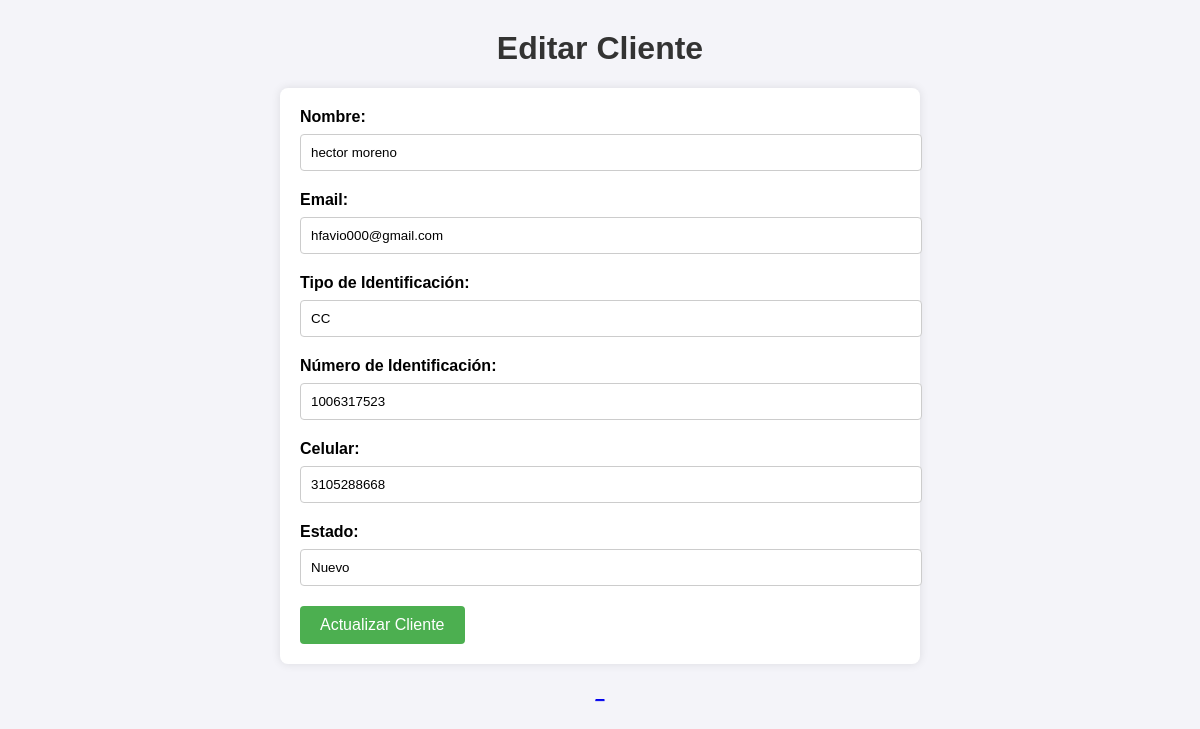
The app's page /editar_cliente/2, older data.
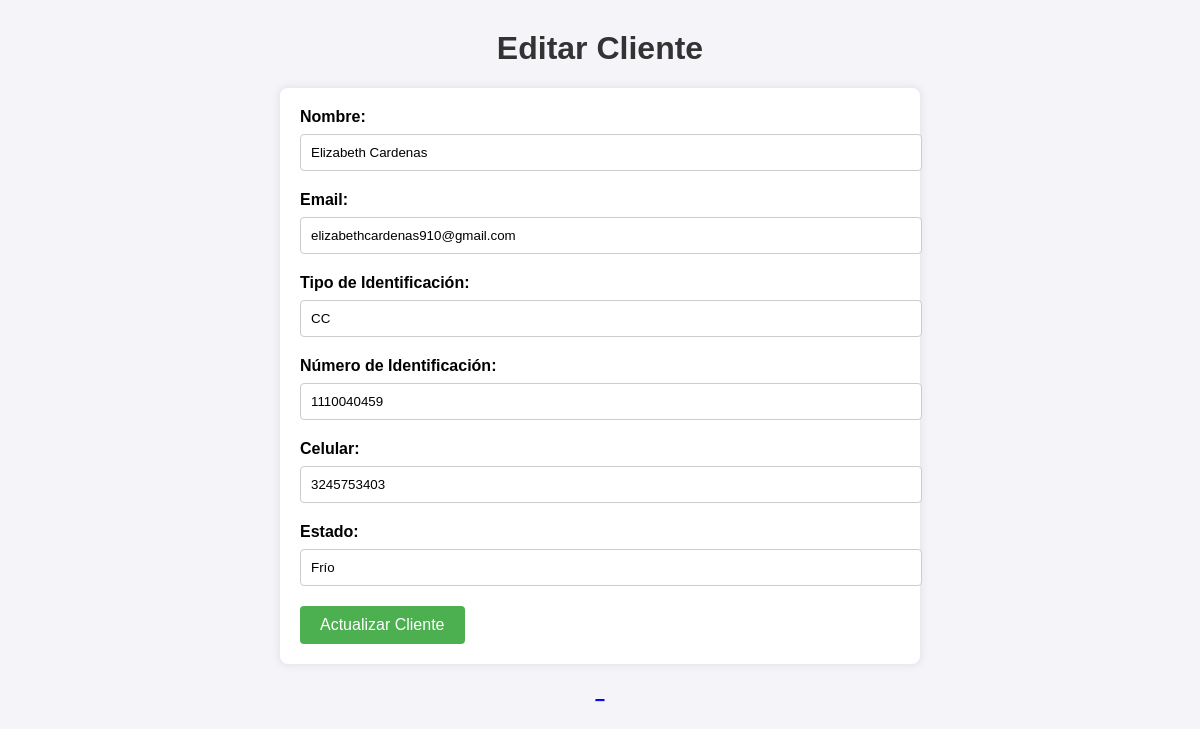
The same page, newer data.
### app.py (models this page shows)
class Cliente(db.Model):
    id = db.Column(db.Integer, primary_key=True)
    nombre = db.Column(db.String(100), nullable=False)
    email = db.Column(db.String(100), unique=True, nullable=False)
    tipo_identificacion = db.Column(db.String(50), nullable=False)
    numero_identificacion = db.Column(db.String(50), unique=True, nullable=False)
    celular = db.Column(db.String(20), nullable=False)
    estado = db.Column(db.String(50), nullable=True, default='Nuevo')
    tareas = db.relationship('Tarea', backref='cliente', lazy=True)

### app.py (the view, shortened to what this page needs)
@app.route('/editar_cliente/<int:cliente_id>', methods=['GET', 'POST'])
def editar_cliente(cliente_id):
    cliente = Cliente.query.get_or_404(cliente_id)
    return render_template('editar_cliente.html', cliente=cliente)

### templates/editar_cliente.html (shortened to what this page needs)
<!DOCTYPE html>
<html lang="es">
<head>
</head>
<body>
    <h1>Editar Cliente</h1>
    <form method="POST">
        <label for="nombre">Nombre:</label>
        <input type="text" id="nombre" name="nombre" value="{{ cliente.nombre }}" required>
        <label for="email">Email:</label>
        <input type="email" id="email" name="email" value="{{ cliente.email }}" required>
        <label for="tipo_identificacion">Tipo de Identificación:</label>
        <input type="text" id="tipo_identificacion" name="tipo_identificacion" value="{{ cliente.tipo_identificacion }}" required>
        <label for="numero_identificacion">Número de Identificación:</label>
        <input type="text" id="numero_identificacion" name="numero_identificacion" value="{{ cliente.numero_identificacion }}" required>
        <label for="celular">Celular:</label>
        <input type="text" id="celular" name="celular" value="{{ cliente.celular }}" required>
        <label for="estado">Estado:</label>
        <input type="text" id="estado" name="estado" value="{{ cliente.estado }}">
        <button type="submit">Actualizar Cliente</button>
    </form>
    <div class="link-container">
        <a href="{{ url_for('index') }}" class="button">_

### templates/editar_cliente.html (style rules this page uses)
body { font-family: Arial, sans-serif; background-color: #f4f4f9; margin: 0; padding: 0; }
h1 { text-align: center; color: #333; margin-top: 30px; }
form { width: 80%; max-width: 600px; margin: 20px auto; padding: 20px; background-color: #ffffff; border-radius: 8px; box-shadow: 0 0 10px rgba(0, 0, 0, 0.1); }
label { font-weight: bold; display: block; margin-bottom: 8px; }
input[type="text"], input[type="email"] { width: 100%; padding: 10px; margin-bottom: 20px; border: 1px solid #ccc; border-radius: 4px; }
button { background-color: #4CAF50; color: white; padding: 10px 20px; font-size: 16px; border: none; border-radius: 4px; cursor: pointer; }
.link-container { text-align: center; margin-top: 20px; }

Row changes from the older to the newer data that the page shows:
changed Cliente "CC": nombre "hector moreno" → "Elizabeth Cardenas"; email "hfavio000@gmail.com" → "elizabethcardenas910@gmail.com"; numero_identificacion "1006317523" → "1110040459"; celular "3105288668" → "3245753403"; estado "Nuevo" → "Frío"
